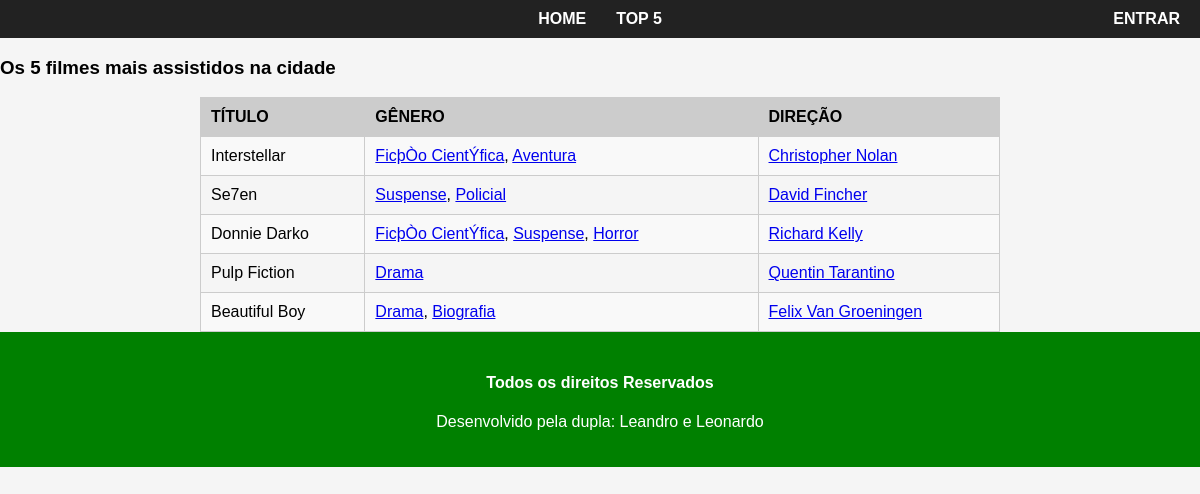
Page /top5 on the earlier database version.
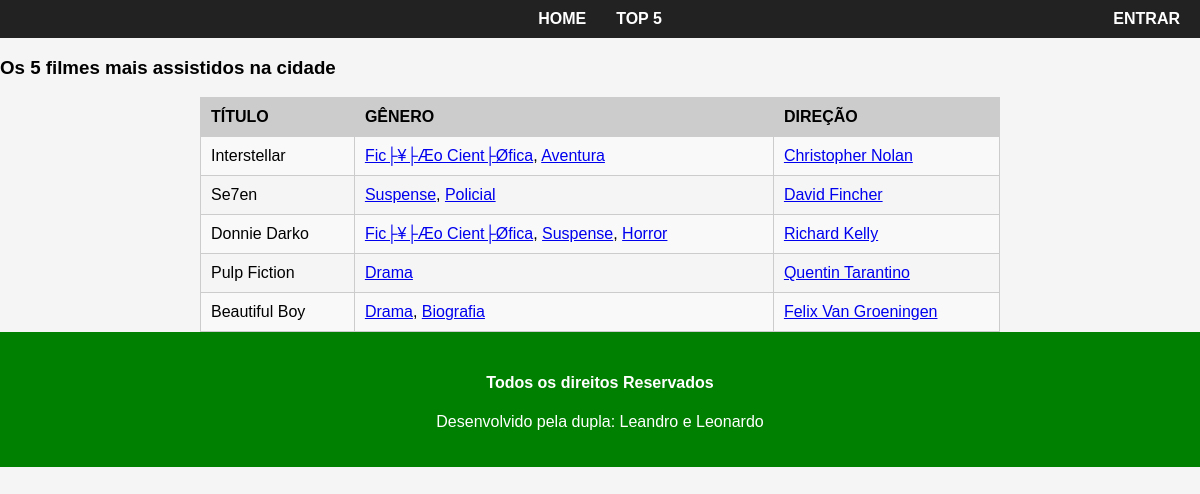
Same page on the later database version.
### main/models.py (models this page shows, shortened)
class Genero(models.Model):
    nome = models.CharField(max_length=100)
    descricao = models.TextField()

### main/views.py (the view)
# urls.py: path('top5', views.top5, name='top5'),
def top5(request):
    filmes = Filme.objects.all()[:5]
    return render(request, 'main/top5.html', context={'filmes': filmes})

### main/templates/main/top5.html (shortened to what this page needs)
{% extends 'main/base.html' %}
{% block content %}
    <h3>Os 5 filmes mais assistidos na cidade</h3>
        <table>
            <tr>
                <th>Título</th>
                <th>Gênero</th>
                <th>Direção</th>
            </tr>
            {% for filme in filmes %}
                <tr>
                    <td>{{ filme.titulo }}</td>
                    <td>
                        {% for genero in filme.genero.all %}
                            <a href="{% url 'main:genero' genero.nome %}">{{ genero.nome }}</a>{% if not forloop.last %}, {% endif %}
                        {% endfor %}
                    </td>
                <td>
                    {% for diretor in filme.direcao.all %}
                        <a href="{% url 'main:biografia' diretor.nome|urlencode %}">{{ diretor.nome }}</a>{% if not forloop.last %}, {% endif %}
                    {% endfor %}
                </td>
                </tr>
            {% endfor %}
        </table>
{% endblock %}

Differences in the rows shown:
changed Genero: nome "FicþÒo CientÝfica" → "Fic├¥├Æo Cient├Øfica"
